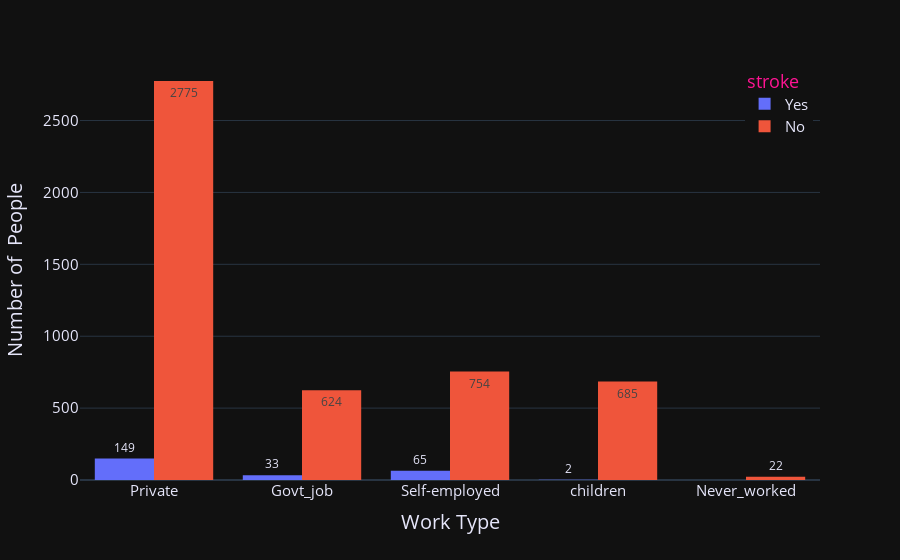

Source (notebook cell):
### Code cell
import plotly.express as px

fig = px.histogram(stroke,
                   x='work_type',
                   barmode='group',
                   color='stroke',
                   text_auto=True,
                   labels={
                       'work_type': 'Work Type',
                       'count': 'No. of People'
                   },
                   template='plotly_dark')

fig.update_layout(yaxis_title="Number of  People")

fig.update_layout(legend=dict(yanchor="top", y=0.99, xanchor='right', x=0.99))

# fig.update_layout(xaxis=dict(showgrid=False),
#               yaxis=dict(showgrid=False)
# )
fig.update_layout(font_color='lavender',
                  legend_title_font_color="deeppink",
                  yaxis=dict(tickfont=dict(size=15), titlefont=dict(size=20)),
                  xaxis=dict(tickfont=dict(size=15), titlefont=dict(size=20)),
                  legend_font_size=15)

# Changing the label names in the legend -
newnames = {'0': 'No', '1': 'Yes'}
fig.for_each_trace(lambda t: t.update(name=newnames[t.name],
                                      legendgroup=newnames[t.name],
                                      hovertemplate=t.hovertemplate.replace(
                                          t.name, newnames[t.name])))

fig.show()

### Figure 1 — Plotly figure (JSON) as saved in the notebook; plotly's stock layout.template omitted (floating-point values rounded to 4 significant figures; data arrays with more than 128 entries replaced by an {"elided": "..."} marker saying what was removed)
{"data": [{"alignmentgroup": "True", "bingroup": "x", "hovertemplate": "stroke=Yes<br>Work Type=%{x}<br>count=%{y}<extra></extra>", "legendgroup": "Yes", "marker": {"color": "#636efa", "pattern": {"shape": ""}}, "name": "Yes", "offsetgroup": "1", "orientation": "v", "showlegend": true, "texttemplate": "%{value}", "type": "histogram", "x": {"elided": "249 str values"}, "xaxis": "x", "yaxis": "y"}, {"alignmentgroup": "True", "bingroup": "x", "hovertemplate": "stroke=No<br>Work Type=%{x}<br>count=%{y}<extra></extra>", "legendgroup": "No", "marker": {"color": "#EF553B", "pattern": {"shape": ""}}, "name": "No", "offsetgroup": "0", "orientation": "v", "showlegend": true, "texttemplate": "%{value}", "type": "histogram", "x": {"elided": "4860 str values"}, "xaxis": "x", "yaxis": "y"}], "layout": {"barmode": "group", "font": {"color": "lavender"}, "legend": {"font": {"size": 15}, "title": {"font": {"color": "deeppink"}, "text": "stroke"}, "tracegroupgap": 0, "x": 0.99, "xanchor": "right", "y": 0.99, "yanchor": "top"}, "margin": {"t": 60}, "xaxis": {"anchor": "y", "domain": [0, 1], "tickfont": {"size": 15}, "title": {"font": {"size": 20}, "text": "Work Type"}}, "yaxis": {"anchor": "x", "domain": [0, 1], "tickfont": {"size": 15}, "title": {"font": {"size": 20}, "text": "Number of  People"}}}}
